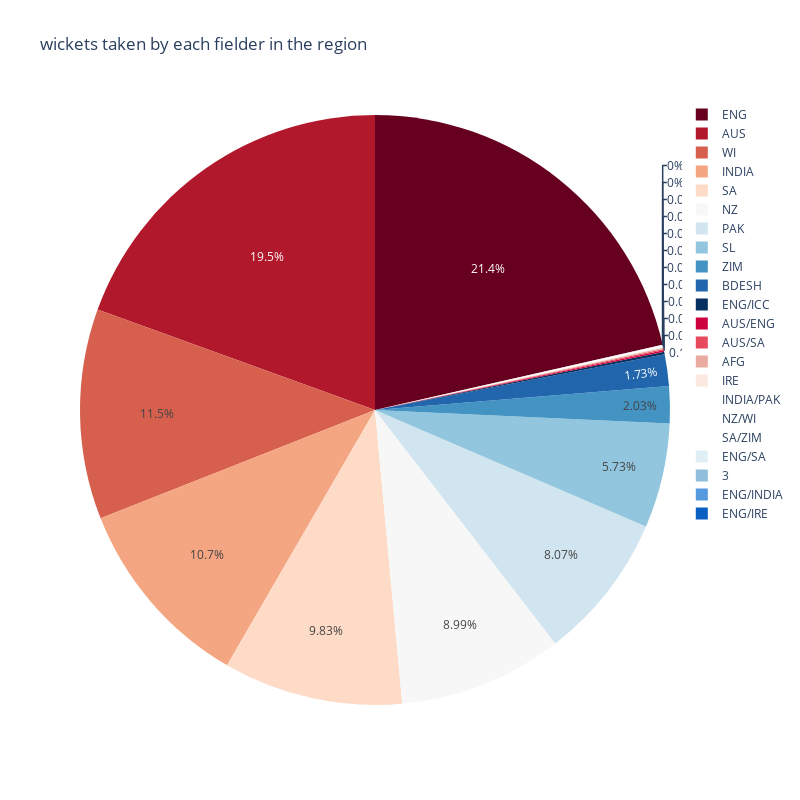

Notebook source saved alongside this figure:
### Code cell
px.pie(fielding_test, values='Dis', names='Final Region', title='wickets taken by each fielder in the region',
        color_discrete_sequence=px.colors.sequential.RdBu, width=800, height=800)

### Figure 1 — Plotly figure (JSON) as saved in the notebook; plotly's stock layout.template omitted (floating-point values rounded to 4 significant figures; data arrays with more than 128 entries replaced by an {"elided": "..."} marker saying what was removed)
{"data": [{"domain": {"x": [0, 1], "y": [0, 1]}, "hovertemplate": "Final Region=%{label}<br>Dis=%{value}<extra></extra>", "labels": {"elided": "3001 str values"}, "legendgroup": "", "name": "", "showlegend": true, "type": "pie", "values": {"elided": "3001 int values"}}], "layout": {"height": 800, "legend": {"tracegroupgap": 0}, "piecolorway": ["rgb(103,0,31)", "rgb(178,24,43)", "rgb(214,96,77)", "rgb(244,165,130)", "rgb(253,219,199)", "rgb(247,247,247)", "rgb(209,229,240)", "rgb(146,197,222)", "rgb(67,147,195)", "rgb(33,102,172)", "rgb(5,48,97)"], "title": {"text": "wickets taken by each fielder in the region"}, "width": 800}}
